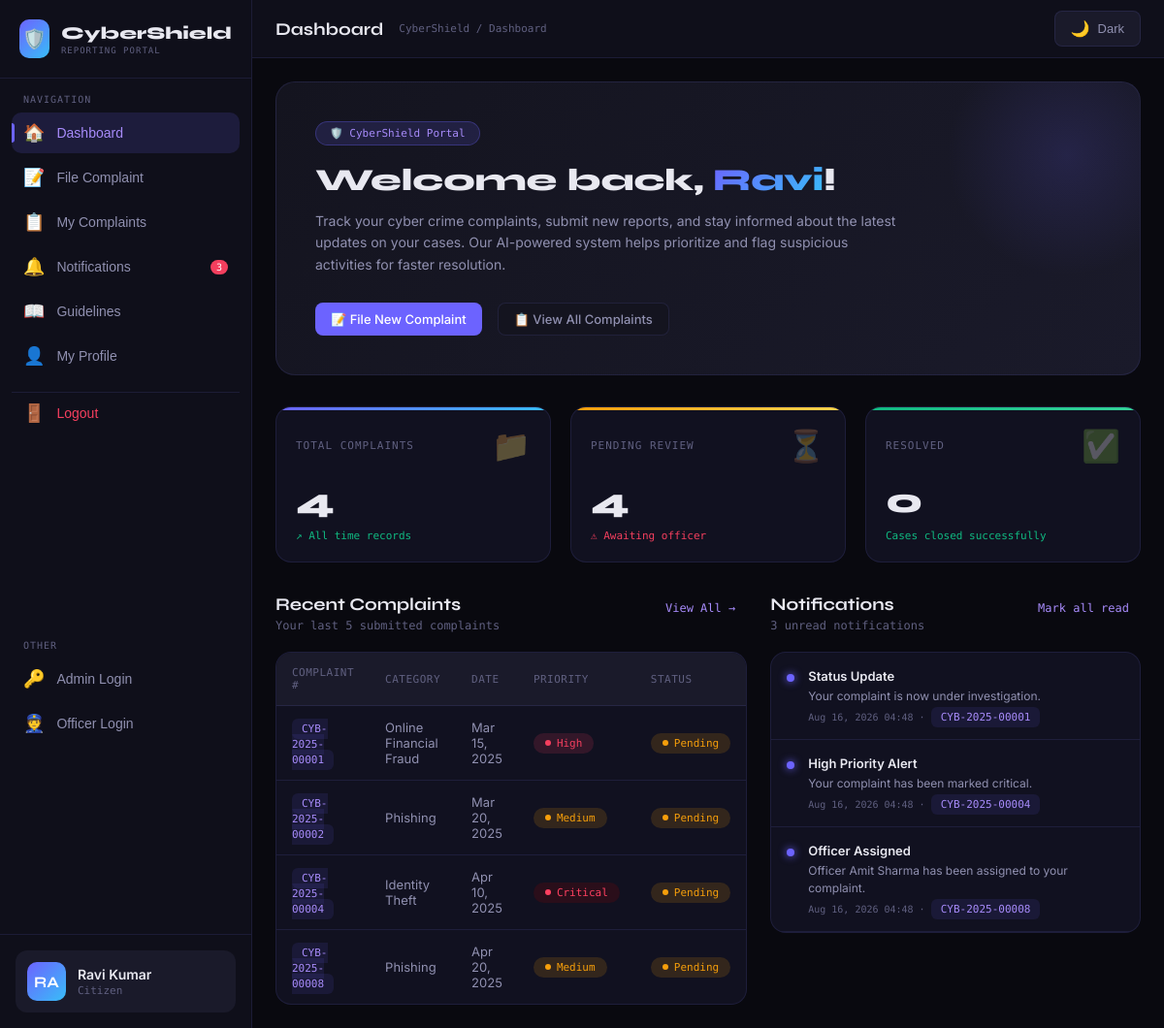
/dashboard.php (signed in), run on the app's committed database.
### tables this page shows
CREATE TABLE IF NOT EXISTS complaints (
    id INT AUTO_INCREMENT PRIMARY KEY,
    complaint_num VARCHAR(50) UNIQUE NOT NULL,
    user_id INT,
    user_name VARCHAR(100) NOT NULL,
    user_email VARCHAR(100) NOT NULL,
    category VARCHAR(100) NOT NULL,
    type VARCHAR(100),
    description TEXT NOT NULL,
    incident_date DATE NOT NULL,
    incident_time TIME,
    location VARCHAR(255),
    suspect_info TEXT,
    financial_loss DECIMAL(15,2) DEFAULT 0,
    status ENUM('pending', 'in-progress', 'resolved', 'closed', 'fake') DEFAULT 'pending',
    priority ENUM('low', 'medium', 'high', 'critical') DEFAULT 'low',
    suspicious BOOLEAN DEFAULT FALSE,
    assigned_to INT NULL,
    assigned_date DATETIME NULL,
    resolved_date DATETIME NULL,
    resolution_notes TEXT,
    admin_remarks TEXT,
    public_response TEXT,
    admin_notified BOOLEAN DEFAULT FALSE,
    created_at TIMESTAMP DEFAULT CURRENT_TIMESTAMP,
    updated_at TIMESTAMP DEFAULT CURRENT_TIMESTAMP ON UPDATE CURRENT_TIMESTAMP,
    FOREIGN KEY (user_id) REFERENCES users(id) ON DELETE SET NULL,
    FOREIGN KEY (assigned_to) REFERENCES investigation_officers(id) ON DELETE SET NULL
);

CREATE TABLE IF NOT EXISTS notifications (
    id INT AUTO_INCREMENT PRIMARY KEY,
    user_id INT,
    complaint_id INT NULL,
    complaint_num VARCHAR(50),
    title VARCHAR(200) NOT NULL,
    message TEXT NOT NULL,
    is_read BOOLEAN DEFAULT FALSE,
    created_at TIMESTAMP DEFAULT CURRENT_TIMESTAMP,
    FOREIGN KEY (user_id) REFERENCES users(id) ON DELETE CASCADE,
    FOREIGN KEY (complaint_id) REFERENCES complaints(id) ON DELETE CASCADE
);

### dashboard.php (the view, shortened to what this page needs)
<?php
$conn = getConnection();
$userId = $_SESSION['user_id'];
$totalQuery = $conn->prepare("SELECT COUNT(*) as total FROM complaints WHERE user_id = ?");
$totalQuery->bind_param("i", $userId);
$totalQuery->execute();
$total = $totalQuery->get_result()->fetch_assoc()['total'];
$pendingQuery = $conn->prepare("SELECT COUNT(*) as pending FROM complaints WHERE user_id = ? AND status = 'pending'");
$pendingQuery->bind_param("i", $userId);
$pendingQuery->execute();
$pending = $pendingQuery->get_result()->fetch_assoc()['pending'];
$resolvedQuery = $conn->prepare("SELECT COUNT(*) as resolved FROM complaints WHERE user_id = ? AND status = 'resolved'");
$resolvedQuery->bind_param("i", $userId);
$resolvedQuery->execute();
$resolved = $resolvedQuery->get_result()->fetch_assoc()['resolved'];
$recentQuery = $conn->prepare("SELECT id, complaint_num, category, incident_date, priority, status FROM complaints WHERE user_id = ? ORDER BY created_at DESC LIMIT 5");
$recentQuery->bind_param("i", $userId);
$recentQuery->execute();
$recentComplaints = $recentQuery->get_result();
$notifListQuery = $conn->prepare("SELECT id, complaint_num, title, message, is_read, created_at FROM notifications WHERE user_id = ? ORDER BY created_at DESC LIMIT 5");
$notifListQuery->bind_param("i", $userId);
$notifListQuery->execute();
$notifications = $notifListQuery->get_result();
?>
<?php include 'includes/header.php'; ?>
<?php include 'includes/sidebar.php'; ?>
<div class="dashboard-container">
    <div class="welcome-hero">
        <div class="welcome-badge">🛡️ CyberShield Portal</div>
        <div class="welcome-title">Welcome back, <span><?php echo htmlspecialchars(explode(' ', $_SESSION['user_name'])[0]); ?></span>!</div>
        <div class="welcome-text">Track your cyber crime complaints, submit new reports, and stay informed about the latest updates on your cases. Our AI-powered system helps prioritize and flag suspicious activities for faster resolution.</div>
        <div class="welcome-actions">
            <button class="btn btn-primary" onclick="location.href='file-complaint.php'">📝 File New Complaint</button>
            <button class="btn btn-ghost" onclick="location.href='my-complaints.php'">📋 View All Complaints</button>
        </div>
    </div>
    <div class="stats-grid">
        <div class="stat-card blue">
            <div class="stat-header">
                <div class="stat-label">Total Complaints</div>
                <div class="stat-icon">📁</div>
            </div>
            <div class="stat-value"><?php echo $total; ?></div>
            <div class="stat-delta">↗ All time records</div>
        </div>
        <div class="stat-card yellow">
            <div class="stat-header">
                <div class="stat-label">Pending Review</div>
                <div class="stat-icon">⏳</div>
            </div>
            <div class="stat-value"><?php echo $pending; ?></div>
            <div class="stat-delta <?php echo $pending > 0 ? 'neg' : ''; ?>"><?php echo $pending > 0 ? '⚠ Awaiting officer' : '✓ All processed'; ?></div>
        </div>
        <div class="stat-card green">
            <div class="stat-header">
                <div class="stat-label">Resolved</div>
                <div class="stat-icon">✅</div>
            </div>
            <div class="stat-value"><?php echo $resolved; ?></div>
            <div class="stat-delta">Cases closed successfully</div>
        </div>
    </div>
    <div class="two-column-grid">
        <div class="recent-section">
            <div class="section-header">
                <div>
                    <h2 class="section-title">Recent Complaints</h2>
                    <p class="section-subtitle">Your last 5 submitted complaints</p>
                </div>
                <button class="btn-link" onclick="location.href='my-complaints.php'">View All →</button>
            </div>
            <div class="card">
                <?php if ($recentComplaints->num_rows == 0): ?>
                    <div class="empty-state">
                        <div class="empty-state-icon">📭</div>
                        <div class="empty-state-text">No complaints filed yet</div>
                        <div class="empty-state-sub">Click "File New Complaint" to get started</div>
                    </div>
                <?php else: ?>
                    <table class="data-table">
                        <thead>
                            <tr>
                                <th>Complaint #</th>
                                <th>Category</th>
                                <th>Date</th>
                                <th>Priority</th>
                                <th>Status</th>
                            </tr>
                        </thead>
                        <tbody>
                            <?php while ($complaint = $recentComplaints->fetch_assoc()): ?>
                            <tr onclick="location.href='complaint-detail.php?id=<?php echo $complaint['id']; ?>'">
                                <td><span class="cid"><?php echo htmlspecialchars($complaint['complaint_num']); ?></span></td>
                                <td><?php echo htmlspecialchars($complaint['category']); ?></td>
                                <td><?php echo date('M d, Y', strtotime($complaint['incident_date'])); ?></td>
                                <td><span class="pill pill-<?php echo $complaint['priority']; ?>"><?php echo ucfirst($complaint['priority']); ?></span></td>
                                <td><span class="pill pill-<?php
                                    $statusClass = $complaint['status'];
                                    echo $statusClass;
                                ?>"><?php echo ucfirst(str_replace('-', ' ', $complaint['status'])); ?></span></td>
                            </tr>
                            <?php endwhile; ?>
                        </tbody>
                    </table>
                <?php endif; ?>
            </div>
        </div>
        <div class="notifications-section">
            <div class="section-header">
                <div>
                    <h2 class="section-title">Notifications</h2>
                    <p class="section-subtitle"><?php echo $unreadCount; ?> unread notification<?php echo $unreadCount != 1 ? 's' : ''; ?></p>
                </div>
                <?php if ($unreadCount > 0): ?>
                    <button class="btn-link" onclick="markAllNotificationsRead()">Mark all read</button>
                <?php endif; ?>
            </div>
            <div class="card">
                <?php if ($notifications->num_rows == 0): ?>
                    <div class="empty-state">
                        <div class="empty-state-icon">🔔</div>
                        <div class="empty-state-text">No notifications</div>
                        <div class="empty-state-sub">You're all caught up!</div>
                    </div>
                <?php else: ?>
                    <div class="notifications-list">
                        <?php while ($notif = $notifications->fetch_assoc()): ?>
                        <div class="notification-item">
                            <div class="notification-dot <?php echo $notif['is_read'] ? 'read' : 'unread'; ?>"></div>
                            <div class="notification-content">
                                <div class="notification-title"><?php echo htmlspecialchars($notif['title']); ?></div>
                                <div class="notification-message"><?php echo htmlspecialchars($notif['message']); ?></div>
                                <div class="notification-time">
                                    <?php echo date('M d, Y H:i', strtotime($notif['created_at'])); ?>
                                    <?php if ($notif['complaint_num']): ?>
                                        · <span class="cid"><?php echo htmlspecialchars($notif['complaint_num']); ?></span>
                                    <?php endif; ?>
                                </div>
                            </div>
                        </div>
                        <?php endwhile; ?>
                    </div>
                <?php endif; ?>
            </div>
        </div>
    </div>
</div>
<?php include 'includes/footer.php'; ?>

### css/style.css (style rules this page uses)
:root { --bg: #09090f; --bg2: #0f0f1a; --bg3: #14141f; --bg4: #1a1a2a; --border: rgba(120,120,255,0.12); --border2: rgba(120,120,255,0.22); --accent: #6c63ff; --accent2: #a78bfa; --accent3: #38bdf8; --danger: #f43f5e; --warning: #f59e0b; --success: #10b981; --text: #e8e8f0; --text2: #9090b0; --text3: #606080; --card: #111120; --card2: #161628; --mono: 'DM Mono', monospace; --sans: 'Inter', sans-serif; --display: 'Syne', sans-serif; }
* { margin: 0; padding: 0; box-sizing: border-box; }
body { font-family: var(--sans); background: var(--bg); color: var(--text); min-height: 100vh; overflow-x: hidden; }
.btn { display: inline-flex; align-items: center; gap: 8px; padding: 8px 20px; border-radius: 10px; font-size: 13px; font-weight: 600; cursor: pointer; border: none; transition: all 0.15s; font-family: var(--sans); text-decoration: none; }
.btn-primary { background: var(--accent); color: white; }
.btn-ghost { background: transparent; border: 1px solid var(--border2); color: var(--text2); }
.card { background: var(--card); border: 1px solid var(--border); border-radius: 16px; overflow: hidden; }
.data-table { width: 100%; border-collapse: collapse; font-size: 13px; }
.data-table th { padding: 12px 16px; text-align: left; background: var(--bg4); color: var(--text3); font-family: var(--mono); font-size: 11px; letter-spacing: 0.5px; text-transform: uppercase; font-weight: 500; border-bottom: 1px solid var(--border); }
.data-table td { padding: 12px 16px; border-bottom: 1px solid var(--border); color: var(--text2); vertical-align: middle; }
.data-table tr { cursor: pointer; }
.pill { display: inline-flex; align-items: center; gap: 6px; padding: 4px 12px; border-radius: 20px; font-size: 11px; font-family: var(--mono); font-weight: 500; }
.pill::before { content: ''; width: 6px; height: 6px; border-radius: 50%; background: currentColor; }
.pill-pending { background: rgba(245,158,11,0.15); color: var(--warning); }
.pill-high { background: rgba(244,63,94,0.15); color: var(--danger); }
.pill-medium { background: rgba(245,158,11,0.15); color: var(--warning); }
.pill-critical { background: rgba(139,0,0,0.2); color: #ff4060; }
.cid { font-family: var(--mono); font-size: 11px; color: var(--accent2); background: rgba(108,99,255,0.1); padding: 4px 10px; border-radius: 6px; }
.section-header { display: flex; align-items: center; justify-content: space-between; margin-bottom: 20px; }
.section-title { font-family: var(--display); font-size: 18px; font-weight: 700; color: var(--text); }
.section-subtitle { font-size: 12px; color: var(--text3); font-family: var(--mono); margin-top: 4px; }

### includes/sidebar.php (style rules this page uses)
.btn { padding: 8px 16px; border-radius: 8px; font-weight: 500; cursor: pointer; transition: all 0.2s; border: none; font-size: 13px; }
.btn-ghost { background: var(--bg3); color: var(--text2); border: 1px solid var(--border); }

### data on the page
complaints: complaint_num "CYB-2025-00001", category "Online Financial Fraud", incident_date "Mar 15, 2025", priority "High", status "Pending"
complaints: complaint_num "CYB-2025-00002", category "Phishing", incident_date "Mar 20, 2025", priority "Medium", status "Pending"
complaints: complaint_num "CYB-2025-00004", category "Identity Theft", incident_date "Apr 10, 2025", priority "Critical", status "Pending"
complaints: complaint_num "CYB-2025-00008", category "Phishing", incident_date "Apr 20, 2025", priority "Medium", status "Pending"
notifications: is_read 0 (drawn), title "Status Update", message "Your complaint is now under investigation.", created_at "Aug 16, 2026 04:48", complaint_num "CYB-2025-00001"
notifications: is_read 0 (drawn), title "High Priority Alert", message "Your complaint has been marked critical.", created_at "Aug 16, 2026 04:48", complaint_num "CYB-2025-00004"
notifications: is_read 0 (drawn), title "Officer Assigned", message "Officer Amit Sharma has been assigned to your complaint.", created_at "Aug 16, 2026 04:48", complaint_num "CYB-2025-00008"

### other printed values
$unreadCount "3"
$initials "RA"
$userName "Ravi Kumar"
$userRole "Citizen"
$pageTitle "Dashboard"
explode(' ', $_SESSION['user_name'])[0] "Ravi"
$total "4"
$pending "4"
$resolved "0"
